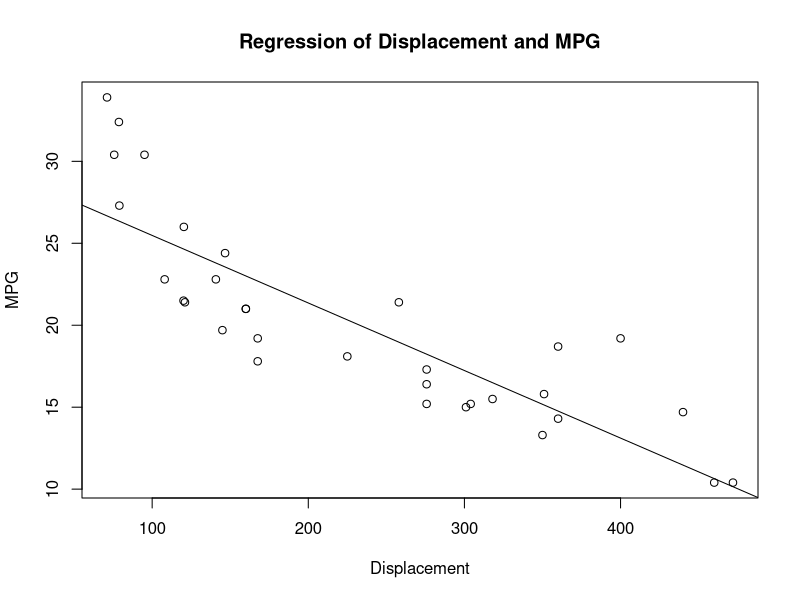
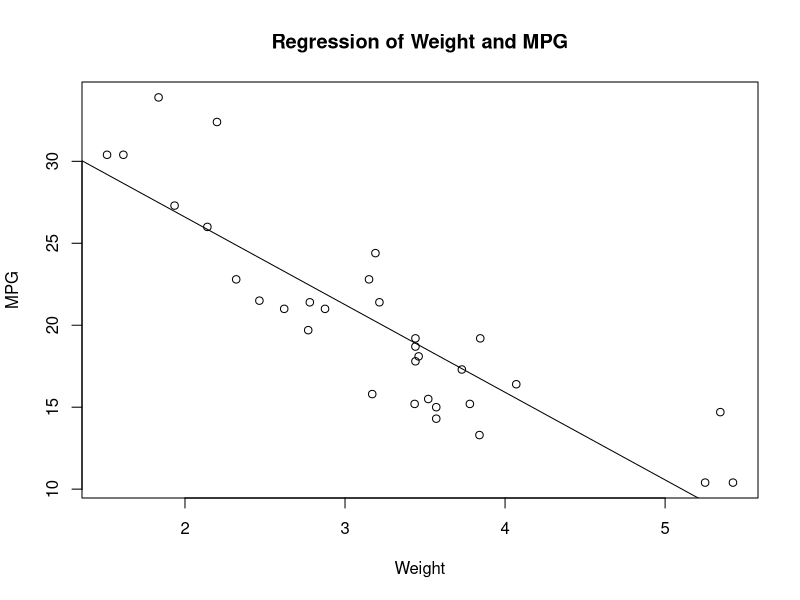
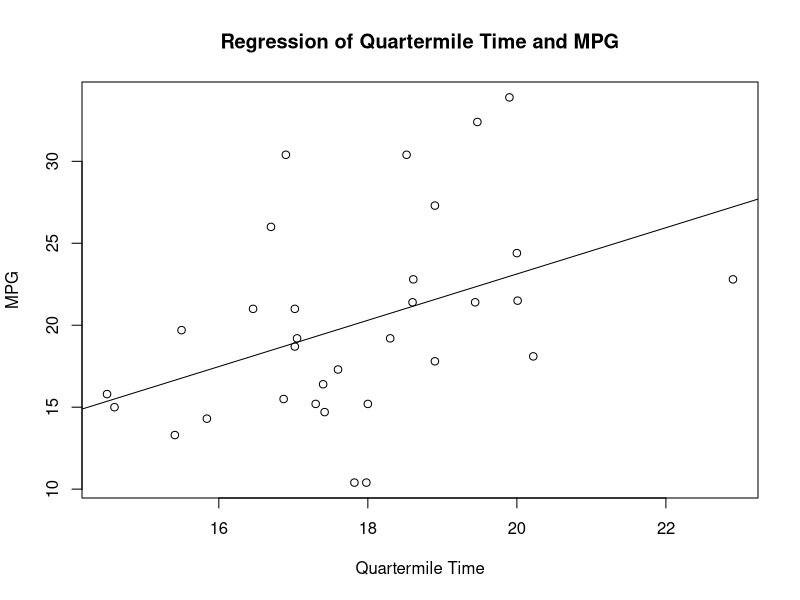

The R source for these figures, in order:
## ---- chunk 1
library(datasets)
data(mtcars)
names(mtcars) = c("mpg", "cyl", "Displacement", "hp", "drat", "Weight", "QuartermileTime", "vs", "am", "gear", "carb")
plot(mtcars$Displacement, mtcars$mpg, main = "Regression of Displacement and MPG", xlab="Displacement", ylab = "MPG")
abline(lm(mpg~Displacement, data = mtcars))
## ---- chunk 2
library(datasets)
data(mtcars)
names(mtcars) = c("mpg", "cyl", "Displacement", "hp", "drat", "Weight", "QuartermileTime", "vs", "am", "gear", "carb")
plot(mtcars$Weight, mtcars$mpg, main = "Regression of Weight and MPG", xlab="Weight", ylab = "MPG")
abline(lm(mpg~Weight, data = mtcars))
## ---- chunk 3
library(datasets)
data(mtcars)
names(mtcars) = c("mpg", "cyl", "Displacement", "hp", "drat", "Weight", "QuartermileTime", "vs", "am", "gear", "carb")
plot(mtcars$QuartermileTime, mtcars$mpg, main = "Regression of Quartermile Time and MPG", xlab="Quartermile Time", ylab = "MPG")
abline(lm(mpg~QuartermileTime, data = mtcars))
